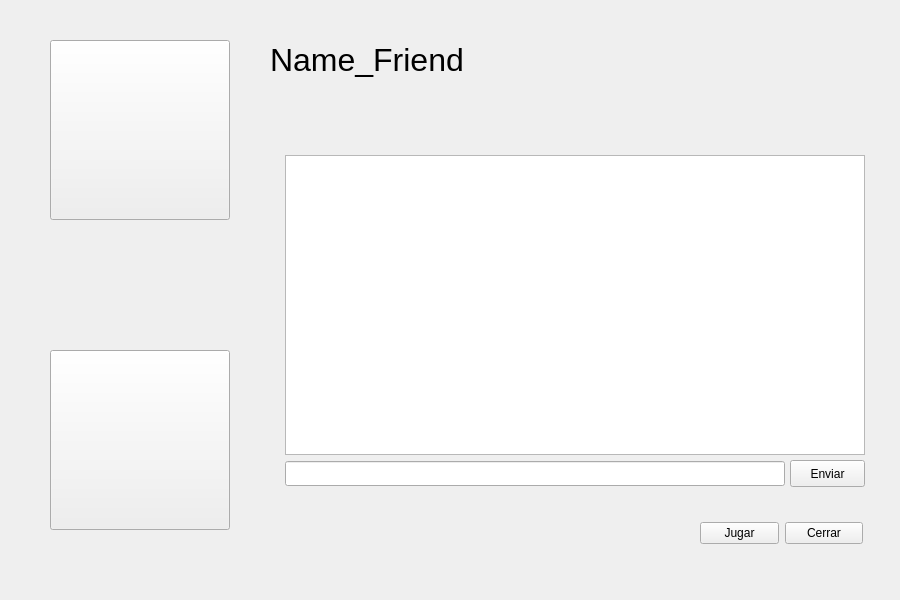
<?xml version="1.0" encoding="UTF-8"?>
<ui version="4.0">
 <class>Privado</class>
 <widget class="QWidget" name="Privado">
  <property name="geometry">
   <rect>
    <x>0</x>
    <y>0</y>
    <width>900</width>
    <height>600</height>
   </rect>
  </property>
  <property name="minimumSize">
   <size>
    <width>900</width>
    <height>600</height>
   </size>
  </property>
  <property name="maximumSize">
   <size>
    <width>900</width>
    <height>600</height>
   </size>
  </property>
  <property name="windowTitle">
   <string>Form</string>
  </property>
  <widget class="QPlainTextEdit" name="msgView">
   <property name="geometry">
    <rect>
     <x>285</x>
     <y>155</y>
     <width>580</width>
     <height>300</height>
    </rect>
   </property>
   <property name="minimumSize">
    <size>
     <width>580</width>
     <height>300</height>
    </size>
   </property>
   <property name="maximumSize">
    <size>
     <width>580</width>
     <height>300</height>
    </size>
   </property>
   <property name="readOnly">
    <bool>true</bool>
   </property>
  </widget>
  <widget class="QLineEdit" name="msgWrite">
   <property name="geometry">
    <rect>
     <x>285</x>
     <y>461</y>
     <width>500</width>
     <height>25</height>
    </rect>
   </property>
   <property name="minimumSize">
    <size>
     <width>500</width>
     <height>25</height>
    </size>
   </property>
   <property name="maximumSize">
    <size>
     <width>580</width>
     <height>400</height>
    </size>
   </property>
  </widget>
  <widget class="QPushButton" name="msgSend">
   <property name="geometry">
    <rect>
     <x>790</x>
     <y>460</y>
     <width>75</width>
     <height>27</height>
    </rect>
   </property>
   <property name="minimumSize">
    <size>
     <width>75</width>
     <height>27</height>
    </size>
   </property>
   <property name="maximumSize">
    <size>
     <width>580</width>
     <height>400</height>
    </size>
   </property>
   <property name="text">
    <string>Enviar</string>
   </property>
  </widget>
  <widget class="QPushButton" name="btn_friendPicture">
   <property name="geometry">
    <rect>
     <x>50</x>
     <y>40</y>
     <width>180</width>
     <height>180</height>
    </rect>
   </property>
   <property name="minimumSize">
    <size>
     <width>180</width>
     <height>180</height>
    </size>
   </property>
   <property name="maximumSize">
    <size>
     <width>180</width>
     <height>180</height>
    </size>
   </property>
   <property name="text">
    <string/>
   </property>
   <property name="icon">
    <iconset>
     <normaloff>../Practica 7/Icons/Icon_Fish.jpg</normaloff>../Practica 7/Icons/Icon_Fish.jpg</iconset>
   </property>
   <property name="iconSize">
    <size>
     <width>165</width>
     <height>165</height>
    </size>
   </property>
  </widget>
  <widget class="QPushButton" name="btn_profilePicture">
   <property name="geometry">
    <rect>
     <x>50</x>
     <y>350</y>
     <width>180</width>
     <height>180</height>
    </rect>
   </property>
   <property name="minimumSize">
    <size>
     <width>180</width>
     <height>180</height>
    </size>
   </property>
   <property name="maximumSize">
    <size>
     <width>180</width>
     <height>180</height>
    </size>
   </property>
   <property name="text">
    <string/>
   </property>
   <property name="icon">
    <iconset>
     <normaloff>../Practica 7/Icons/Icon_Fish.jpg</normaloff>../Practica 7/Icons/Icon_Fish.jpg</iconset>
   </property>
   <property name="iconSize">
    <size>
     <width>165</width>
     <height>165</height>
    </size>
   </property>
  </widget>
  <widget class="QWidget" name="layoutWidget">
   <property name="geometry">
    <rect>
     <x>700</x>
     <y>520</y>
     <width>163</width>
     <height>26</height>
    </rect>
   </property>
   <layout class="QHBoxLayout" name="horizontalLayout">
    <item>
     <widget class="QPushButton" name="btn_Play">
      <property name="text">
       <string>Jugar</string>
      </property>
     </widget>
    </item>
    <item>
     <widget class="QPushButton" name="btn_Close">
      <property name="text">
       <string>Cerrar</string>
      </property>
     </widget>
    </item>
   </layout>
  </widget>
  <widget class="QLabel" name="userName">
   <property name="geometry">
    <rect>
     <x>270</x>
     <y>40</y>
     <width>381</width>
     <height>40</height>
    </rect>
   </property>
   <property name="minimumSize">
    <size>
     <width>370</width>
     <height>40</height>
    </size>
   </property>
   <property name="maximumSize">
    <size>
     <width>580</width>
     <height>40</height>
    </size>
   </property>
   <property name="font">
    <font>
     <pointsize>24</pointsize>
    </font>
   </property>
   <property name="text">
    <string>Name_Friend</string>
   </property>
   <property name="alignment">
    <set>Qt::AlignLeading|Qt::AlignLeft|Qt::AlignVCenter</set>
   </property>
  </widget>
 </widget>
 <resources/>
 <connections/>
</ui>
